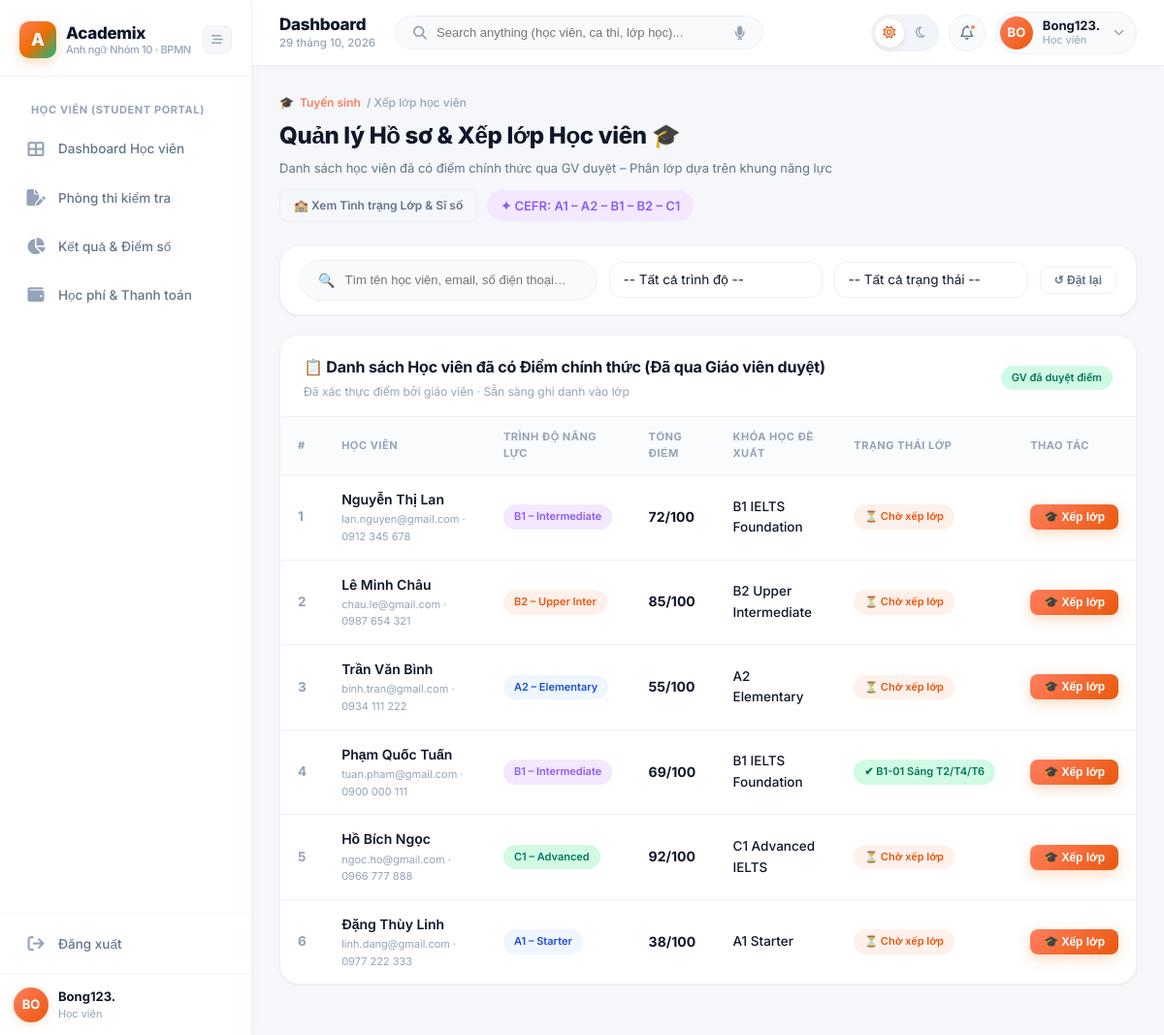
The app's page /classes/assignment/ (signed in) with its own data.
### apps/users/models.py (models this page shows, shortened)
class KhachHang(models.Model):
    class TrangThai(models.TextChoices):
        TIEM_NANG = 'TIEM_NANG', 'Tiềm năng'
        DANG_TU_VAN = 'DANG_TU_VAN', 'Đang tư vấn'
        DA_GHI_DANH = 'DA_GHI_DANH', 'Đã ghi danh'
        NGUNG = 'NGUNG', 'Ngừng'
    ho_ten = models.CharField(max_length=255, verbose_name='Họ tên')
    email = models.EmailField(unique=True, verbose_name='Email')
    so_dien_thoai = models.CharField(max_length=20, blank=True, default='', verbose_name='Số điện thoại')
    ngay_sinh = models.DateField(null=True, blank=True, verbose_name='Ngày sinh')
    trang_thai = models.CharField(
        max_length=20,
        choices=TrangThai.choices,
        default=TrangThai.TIEM_NANG,
        verbose_name='Trạng thái',
    )
    ngay_tao = models.DateTimeField(auto_now_add=True, verbose_name='Ngày tạo')
    class Meta:
        db_table = 'khach_hang'
        verbose_name = 'Khách hàng'
        verbose_name_plural = 'Danh sách khách hàng'
        ordering = ['-ngay_tao']

### apps/classes/views.py (the view)
# urls.py: path('assignment/', views.class_assignment, name='class_assignment'),
def class_assignment(request):
    now = timezone.now()
    lop_hocs = get_open_classes_data()
    context = {
        'today': now,
        'lop_hocs': lop_hocs,
        'student_list': [
            {
                'ma_hstv': 1,
                'ho_ten': 'Nguyễn Thị Lan',
                'email': 'lan.nguyen@gmail.com',
                'so_dien_thoai': '0912 345 678',
                'trinh_do': 'B1',
                'tong_diem': 72,
                'khoa_de_xuat': 'B1 IELTS Foundation',
                'da_xep_lop': False,
                'ten_lop': '',
            },
            {
                'ma_hstv': 2,
                'ho_ten': 'Lê Minh Châu',
                'email': 'chau.le@gmail.com',
                'so_dien_thoai': '0987 654 321',
                'trinh_do': 'B2',
                'tong_diem': 85,
                'khoa_de_xuat': 'B2 Upper Intermediate',
                'da_xep_lop': False,
                'ten_lop': '',
            },
            {
                'ma_hstv': 3,
                'ho_ten': 'Trần Văn Bình',
                'email': 'binh.tran@gmail.com',
                'so_dien_thoai': '0934 111 222',
                'trinh_do': 'A2',
                'tong_diem': 55,
                'khoa_de_xuat': 'A2 Elementary',
                'da_xep_lop': False,
                'ten_lop': '',
            },
            {
                'ma_hstv': 4,
                'ho_ten': 'Phạm Quốc Tuấn',
                'email': 'tuan.pham@gmail.com',
                'so_dien_thoai': '0900 000 111',
                'trinh_do': 'B1',
                'tong_diem': 69,
                'khoa_de_xuat': 'B1 IELTS Foundation',
                'da_xep_lop': True,
                'ten_lop': 'B1-01 Sáng T2/T4/T6',
            },
            {
                'ma_hstv': 5,
                'ho_ten': 'Hồ Bích Ngọc',
                'email': 'ngoc.ho@gmail.com',
                'so_dien_thoai': '0966 777 888',
                'trinh_do': 'C1',
                'tong_diem': 92,
                'khoa_de_xuat': 'C1 Advanced IELTS',
                'da_xep_lop': False,
                'ten_lop': '',
            },
            {
                'ma_hstv': 6,
                'ho_ten': 'Đặng Thùy Linh',
                'email': 'linh.dang@gmail.com',
                'so_dien_thoai': '0977 222 333',
                'trinh_do': 'A1',
                'tong_diem': 38,
                'khoa_de_xuat': 'A1 Starter',
                'da_xep_lop': False,
                'ten_lop': '',
            },
        ],
    }
    return render(request, 'classes/class_assignment.html', context)

### apps/users/helpers.py (called while the page is built, shortened)
def get_account_email(request):
    email = ''
    user = getattr(request, 'user', None)
    if user and user.is_authenticated:
        if user.email:
            email = user.email.strip().lower()
        if email and not user.email:
            try:
                user.email = email
                user.save(update_fields=['email'])
            except Exception:
                pass
    if not email and hasattr(request, 'session'):
        email = request.session.get('student_email') or request.session.get('user_email') or ''
        if email:
            email = email.strip().lower()
    if email and hasattr(request, 'session'):
        if request.session.get('student_email') != email:
            request.session['student_email'] = email
        if request.session.get('user_email') != email:
            request.session['user_email'] = email
    return email

def get_user_role(request):
    user = getattr(request, 'user', None)
    if user and user.is_authenticated and user.is_superuser:
        role_param = request.GET.get('role', '').upper() if hasattr(request, 'GET') else ''
        if role_param in ['STUDENT', 'TEACHER', 'STAFF', 'ACCOUNTANT']:
            if hasattr(request, 'session'):
                request.session['role'] = role_param
            return role_param
        if hasattr(request, 'session') and request.session.get('role'):
            return request.session.get('role')
    email = get_account_email(request)
    if email:
        email = email.strip().lower()
        nv = NhanVien.objects.filter(email=email).first()
    return 'STUDENT'

### apps/classes/templates/classes/class_assignment.html (shortened to what this page needs)
{% extends 'base.html' %}
{% load static %}
{% block content %}
<div class="page-header">
  <div class="page-breadcrumb">🎓 <span>Tuyển sinh</span> / Xếp lớp học viên</div>
  <div style="display: flex; justify-content: space-between; align-items: flex-start; flex-wrap: wrap; gap: 12px;">
    <div>
      <h1 class="page-title">Quản lý Hồ sơ & Xếp lớp Học viên 🎓</h1>
      <p class="page-subtitle">Danh sách học viên đã có điểm chính thức qua GV duyệt – Phân lớp dựa trên khung năng lực</p>
    </div>
    <div style="display: flex; gap: 10px; align-items: center;">
      <a href="{% url 'classes:class_status' %}" class="btn btn-outline btn-sm">
        🏫 Xem Tình trạng Lớp & Sĩ số
      </a>
      <span class="badge badge-purple" style="font-size: 13px; padding: 6px 14px;">
        ✦ CEFR: A1 – A2 – B1 – B2 – C1
      </span>
    </div>
  </div>
</div>
<div class="card rounded-2xl shadow-sm" style="margin-bottom: 20px;">
  <div class="card-body" style="padding: 14px 20px;">
    <div style="display: flex; gap: 12px; flex-wrap: wrap; align-items: center;">
      <div class="header-search" style="max-width: 320px; flex: 1;">
        <span class="search-icon">🔍</span>
        <input type="text" id="student-search-input" placeholder="Tìm tên học viên, email, số điện thoại…">
      </div>
      <select class="form-control" style="max-width: 220px;" id="level-filter" onchange="filterStudents()">
        <option value="">-- Tất cả trình độ --</option>
      </select>
      <select class="form-control" style="max-width: 200px;" id="status-filter" onchange="filterStudents()">
        <option value="">-- Tất cả trạng thái --</option>
      </select>
      <button type="button" class="btn btn-outline btn-sm" onclick="resetFilters()">
        ↺ Đặt lại
      </button>
    </div>
  </div>
</div>
<div class="card rounded-2xl shadow-sm" style="margin-bottom: 24px;">
  <div class="card-header">
    <div>
      <div class="card-title">📋 Danh sách Học viên đã có Điểm chính thức (Đã qua Giáo viên duyệt)</div>
      <div class="card-subtitle">Đã xác thực điểm bởi giáo viên · Sẵn sàng ghi danh vào lớp</div>
    </div>
    <span class="badge badge-emerald">GV đã duyệt điểm</span>
  </div>
  <div class="table-wrapper">
    <table id="students-table">
      <thead>
        <tr>
          <th>#</th>
          <th>Học viên</th>
          <th>Trình độ năng lực</th>
          <th>Tổng điểm</th>
          <th>Khóa học đề xuất</th>
          <th>Trạng thái lớp</th>
          <th>Thao tác</th>
        </tr>
      </thead>
      <tbody>
        {% for sv in student_list %}
        <tr data-level="{{ sv.trinh_do }}" data-status="{% if sv.da_xep_lop %}da{% else %}chua{% endif %}">
          <td style="font-weight: 700; color: var(--text-muted);">{{ forloop.counter }}</td>
          <td>
            <div style="font-weight: 600; font-size: 14px; color: var(--text-primary);">{{ sv.ho_ten }}</div>
            <div style="font-size: 11px; color: var(--text-muted); margin-top: 1px;">
              {{ sv.email }} · {{ sv.so_dien_thoai }}
            </div>
          </td>
          <td>
            {% if sv.trinh_do == 'A1' %}
              <span class="badge badge-blue">A1 – Starter</span>
            {% elif sv.trinh_do == 'A2' %}
              <span class="badge badge-blue">A2 – Elementary</span>
            {% elif sv.trinh_do == 'B1' %}
              <span class="badge badge-purple">B1 – Intermediate</span>
            {% elif sv.trinh_do == 'B2' %}
              <span class="badge badge-coral">B2 – Upper Inter</span>
            {% else %}
              <span class="badge badge-emerald">C1 – Advanced</span>
            {% endif %}
          </td>
          <td><strong style="color: var(--text-primary); font-size: 14px;">{{ sv.tong_diem }}/100</strong></td>
          <td style="font-weight: 500;">{{ sv.khoa_de_xuat }}</td>
          <td id="status-cell-{{ sv.ma_hstv }}">
            {% if sv.da_xep_lop %}
              <span class="badge badge-emerald">✔ {{ sv.ten_lop }}</span>
            {% else %}
              <span class="badge badge-coral">⏳ Chờ xếp lớp</span>
            {% endif %}
          </td>
          <td>
            <button type="button" class="btn btn-primary btn-sm"
                    onclick="openAssignModal('{{ sv.ma_hstv }}', '{{ sv.ho_ten }}', '{{ sv.trinh_do }}', '{{ sv.khoa_de_xuat }}')">
              🎓 Xếp lớp
            </button>
          </td>
        </tr>
        {% endfor %}
      </tbody>
    </table>
  </div>
</div>
{% endblock %}

### templates/base.html (shortened to what this page needs)
{% load static %}
<!DOCTYPE html>
<html lang="vi" data-theme="light">
<head>
  <link rel="stylesheet" href="https://cdnjs.cloudflare.com/ajax/libs/font-awesome/6.5.0/css/all.min.css">
  <link rel="stylesheet" href="{% static 'css/academix.css' %}">
  <link rel="stylesheet" href="{% static 'css/components.css' %}">
</head>
<body>
  <div class="app-wrapper">
    <aside class="sidebar" id="sidebar">
      <div class="sidebar-logo">
        <div class="logo-main">
          <div class="logo-icon">A</div>
          <div class="logo-text">
            Academix
            <small>Anh ngữ Nhóm 10 · BPMN</small>
          </div>
        </div>
        <button class="logo-collapse" id="sidebar-collapse-btn" title="Thu gọn / Mở rộng" onclick="toggleSidebar()">
          <i class="fa-solid fa-bars-staggered"></i>
        </button>
      </div>
      <nav class="sidebar-nav">
        {% block sidebar_main %}
        {% if request.user.role == 'STUDENT' or current_role == 'STUDENT' %}
        <div class="sidebar-section-label">Học viên (Student Portal)</div>
        <a href="{% url 'users:student_dashboard' %}" class="nav-item" data-href="{% url 'users:student_dashboard' %}">
          <span class="nav-icon"><i class="fa-solid fa-table-cells-large"></i></span>
          <span>Dashboard Học viên</span>
        </a>
        <a href="{% url 'placement_tests:test_room' %}" class="nav-item"
          data-href="{% url 'placement_tests:test_room' %}">
          <span class="nav-icon"><i class="fa-solid fa-file-pen"></i></span>
          <span>Phòng thi kiểm tra</span>
        </a>
        <a href="{% url 'placement_tests:test_result' %}" class="nav-item"
          data-href="{% url 'placement_tests:test_result' %}">
          <span class="nav-icon"><i class="fa-solid fa-chart-pie"></i></span>
          <span>Kết quả & Điểm số</span>
        </a>
        <a href="{% url 'billing:payment_detail' %}" class="nav-item" data-href="{% url 'billing:payment_detail' %}">
          <span class="nav-icon"><i class="fa-solid fa-wallet"></i></span>
          <span>Học phí & Thanh toán</span>
        </a>
        {% endif %}
        {% endblock %}
      </nav>
      <div class="sidebar-footer">
        <a href="{% url 'users:student_logout' %}" class="nav-item sidebar-footer-item">
          <span class="nav-icon"><i class="fa-solid fa-arrow-right-from-bracket"></i></span>
          <span>Đăng xuất</span>
        </a>
        <div class="sidebar-profile">
          <div class="avatar" id="sidebar-avatar-circle">
            {{ user_initials|default:"HV" }}
          </div>
          <div class="profile-info">
            <div class="profile-name" id="sidebar-user-name">
              {{ display_user_name|default:"Người dùng" }}
            </div>
            <div class="profile-role" id="sidebar-user-role">
              {{ role_label|default:"Học viên" }}
            </div>
          </div>
        </div>
      </div>
    </aside>
    <div class="main-area">
      <header class="top-header">
        <div class="header-left">
          <div class="header-title-box">
            <div class="header-title">{% block page_heading %}Dashboard{% endblock %}</div>
            <div class="header-date" id="header-live-date">23 September, 2024</div>
          </div>
        </div>
        <div class="header-search">
          <i class="fa-solid fa-magnifying-glass search-icon"></i>
          <input type="text" id="global-search" placeholder="Search anything (học viên, ca thi, lớp học)...">
          <i class="fa-solid fa-microphone search-mic" title="Tìm bằng giọng nói"></i>
        </div>
        <div class="header-actions">
          <div class="theme-pill-toggle" title="Đổi chế độ sáng / tối" onclick="ThemeManager.toggle()">
            <div class="theme-pill-btn active" id="theme-sun-btn" title="Giao diện Sáng">
              <i class="fa-regular fa-sun"></i>
            </div>
            <div class="theme-pill-btn" id="theme-moon-btn" title="Giao diện Tối">
              <i class="fa-regular fa-moon"></i>
            </div>
          </div>
          <div class="dropdown-wrapper">
            <button class="header-circle-btn" id="notif-btn" title="Thông báo hệ thống">
              <i class="fa-regular fa-bell"></i>
              <span class="notif-dot"></span>
            </button>
          </div>
          <div class="dropdown-wrapper">
            <div class="header-user-capsule" id="user-avatar-btn" title="Tài khoản người dùng">
              <div class="user-avatar-circle" id="header-avatar-circle">
                {{ user_initials|default:"HV" }}
              </div>
              <div class="user-text">
                <span class="user-text-name" id="header-user-name">
                  {{ display_user_name|default:"Người dùng" }}
                </span>
                <span class="user-text-role" id="header-user-role">{{ role_label|default:"Học viên" }}</span>
              </div>
              <i class="fa-solid fa-chevron-down user-chevron"></i>
            </div>
          </div>
        </div>
      </header>
      <main class="page-content">
        {% block content %}
        {% endblock %}
      </main>
    </div>
  </div>
</body>
</html>

### static/css/components.css (style rules this page uses)
.dropdown-wrapper { position: relative; display: inline-block; }
.rounded-2xl { border-radius: 20px !important; }
.shadow-sm { box-shadow: var(--shadow-sm) !important; }

### records on screen
KhachHang: ho_ten "Nguyễn Thị Lan", email "lan.nguyen@gmail.com", so_dien_thoai "0912 345 678", shows "B1 – Intermediate", tong_diem "72", khoa_de_xuat "B1 IELTS Foundation", shows "⏳ Chờ xếp lớp"
KhachHang: ho_ten "Trần Văn Bình", email "binh.tran@gmail.com", so_dien_thoai "0934 111 222", shows "A2 – Elementary", tong_diem "55", khoa_de_xuat "A2 Elementary", shows "⏳ Chờ xếp lớp"

### other values on screen
{{ user_initials|default:"HV" }} "BO"
{{ display_user_name|default:"Người dùng" }} "Bong123."
{{ role_label|default:"Học viên" }} "Học viên"
{{ sv.ho_ten }} "Lê Minh Châu" "Phạm Quốc Tuấn" "Hồ Bích Ngọc" "Đặng Thùy Linh"
{{ sv.email }} "chau.le@gmail.com" "tuan.pham@gmail.com" "ngoc.ho@gmail.com" "linh.dang@gmail.com"
{{ sv.so_dien_thoai }} "0987 654 321" "0900 000 111" "0966 777 888" "0977 222 333"
{{ sv.tong_diem }} "85" "69" "92" "38"
{{ sv.khoa_de_xuat }} "B2 Upper Intermediate" "B1 IELTS Foundation" "C1 Advanced IELTS" "A1 Starter"
{{ sv.ten_lop }} "B1-01 Sáng T2/T4/T6"
